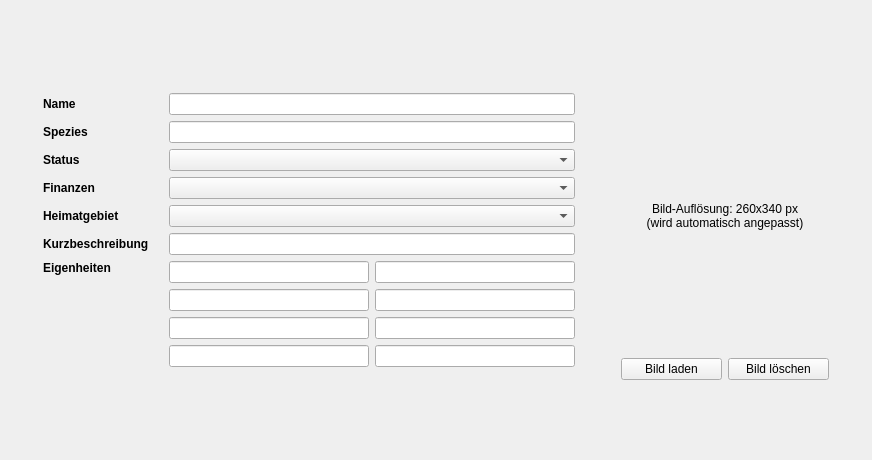
<?xml version="1.0" encoding="UTF-8"?>
<ui version="4.0">
 <class>formBeschreibung</class>
 <widget class="QWidget" name="formBeschreibung">
  <property name="geometry">
   <rect>
    <x>0</x>
    <y>0</y>
    <width>872</width>
    <height>460</height>
   </rect>
  </property>
  <property name="windowTitle">
   <string>Beschreibung</string>
  </property>
  <layout class="QGridLayout" name="gridLayout_3">
   <item row="0" column="0">
    <layout class="QGridLayout" name="gridLayout">
     <property name="sizeConstraint">
      <enum>QLayout::SizeConstraint::SetDefaultConstraint</enum>
     </property>
     <item row="1" column="2">
      <widget class="QLineEdit" name="editName"/>
     </item>
     <item row="3" column="1">
      <widget class="QLabel" name="labelStatus">
       <property name="font">
        <font>
         <bold>true</bold>
        </font>
       </property>
       <property name="text">
        <string>Status</string>
       </property>
       <property name="class" stdset="0">
        <string>h4</string>
       </property>
      </widget>
     </item>
     <item row="6" column="2">
      <widget class="QLineEdit" name="editKurzbeschreibung"/>
     </item>
     <item row="0" column="1">
      <spacer name="verticalSpacer_7">
       <property name="orientation">
        <enum>Qt::Orientation::Vertical</enum>
       </property>
       <property name="sizeHint" stdset="0">
        <size>
         <width>20</width>
         <height>40</height>
        </size>
       </property>
      </spacer>
     </item>
     <item row="1" column="3">
      <spacer name="horizontalSpacer_3">
       <property name="orientation">
        <enum>Qt::Orientation::Horizontal</enum>
       </property>
       <property name="sizeType">
        <enum>QSizePolicy::Policy::Fixed</enum>
       </property>
       <property name="sizeHint" stdset="0">
        <size>
         <width>40</width>
         <height>20</height>
        </size>
       </property>
      </spacer>
     </item>
     <item row="1" column="5">
      <spacer name="horizontalSpacer_2">
       <property name="orientation">
        <enum>Qt::Orientation::Horizontal</enum>
       </property>
       <property name="sizeType">
        <enum>QSizePolicy::Policy::Preferred</enum>
       </property>
       <property name="sizeHint" stdset="0">
        <size>
         <width>150</width>
         <height>20</height>
        </size>
       </property>
      </spacer>
     </item>
     <item row="8" column="1">
      <spacer name="verticalSpacer">
       <property name="orientation">
        <enum>Qt::Orientation::Vertical</enum>
       </property>
       <property name="sizeType">
        <enum>QSizePolicy::Policy::Expanding</enum>
       </property>
       <property name="sizeHint" stdset="0">
        <size>
         <width>20</width>
         <height>40</height>
        </size>
       </property>
      </spacer>
     </item>
     <item row="4" column="1">
      <widget class="QLabel" name="labelFinanzen">
       <property name="font">
        <font>
         <bold>true</bold>
        </font>
       </property>
       <property name="text">
        <string>Finanzen</string>
       </property>
       <property name="class" stdset="0">
        <string>h4</string>
       </property>
      </widget>
     </item>
     <item row="3" column="2">
      <widget class="QComboBox" name="comboStatus">
       <property name="currentIndex">
        <number>-1</number>
       </property>
       <property name="maxVisibleItems">
        <number>5</number>
       </property>
       <property name="minimumContentsLength">
        <number>0</number>
       </property>
      </widget>
     </item>
     <item row="7" column="2">
      <layout class="QGridLayout" name="gridLayout_2">
       <item row="0" column="1">
        <widget class="QLineEdit" name="editEig2">
         <property name="minimumSize">
          <size>
           <width>200</width>
           <height>0</height>
          </size>
         </property>
        </widget>
       </item>
       <item row="1" column="0">
        <widget class="QLineEdit" name="editEig3">
         <property name="minimumSize">
          <size>
           <width>200</width>
           <height>0</height>
          </size>
         </property>
        </widget>
       </item>
       <item row="3" column="1">
        <widget class="QLineEdit" name="editEig8">
         <property name="minimumSize">
          <size>
           <width>200</width>
           <height>0</height>
          </size>
         </property>
        </widget>
       </item>
       <item row="2" column="1">
        <widget class="QLineEdit" name="editEig6">
         <property name="minimumSize">
          <size>
           <width>200</width>
           <height>0</height>
          </size>
         </property>
        </widget>
       </item>
       <item row="3" column="0">
        <widget class="QLineEdit" name="editEig7">
         <property name="minimumSize">
          <size>
           <width>200</width>
           <height>0</height>
          </size>
         </property>
        </widget>
       </item>
       <item row="0" column="0">
        <widget class="QLineEdit" name="editEig1">
         <property name="minimumSize">
          <size>
           <width>200</width>
           <height>0</height>
          </size>
         </property>
        </widget>
       </item>
       <item row="2" column="0">
        <widget class="QLineEdit" name="editEig5">
         <property name="minimumSize">
          <size>
           <width>200</width>
           <height>0</height>
          </size>
         </property>
        </widget>
       </item>
       <item row="1" column="1">
        <widget class="QLineEdit" name="editEig4">
         <property name="minimumSize">
          <size>
           <width>200</width>
           <height>0</height>
          </size>
         </property>
        </widget>
       </item>
      </layout>
     </item>
     <item row="1" column="0">
      <spacer name="horizontalSpacer">
       <property name="orientation">
        <enum>Qt::Orientation::Horizontal</enum>
       </property>
       <property name="sizeType">
        <enum>QSizePolicy::Policy::Preferred</enum>
       </property>
       <property name="sizeHint" stdset="0">
        <size>
         <width>150</width>
         <height>20</height>
        </size>
       </property>
      </spacer>
     </item>
     <item row="6" column="1">
      <widget class="QLabel" name="labelKurzbeschreibung">
       <property name="minimumSize">
        <size>
         <width>120</width>
         <height>0</height>
        </size>
       </property>
       <property name="font">
        <font>
         <bold>true</bold>
        </font>
       </property>
       <property name="text">
        <string>Kurzbeschreibung</string>
       </property>
       <property name="class" stdset="0">
        <string>h4</string>
       </property>
      </widget>
     </item>
     <item row="2" column="2">
      <widget class="QLineEdit" name="editSpezies"/>
     </item>
     <item row="7" column="1">
      <widget class="QLabel" name="labelEigenheiten">
       <property name="font">
        <font>
         <bold>true</bold>
        </font>
       </property>
       <property name="text">
        <string>Eigenheiten</string>
       </property>
       <property name="alignment">
        <set>Qt::AlignmentFlag::AlignLeading|Qt::AlignmentFlag::AlignLeft|Qt::AlignmentFlag::AlignTop</set>
       </property>
       <property name="class" stdset="0">
        <string>h4</string>
       </property>
      </widget>
     </item>
     <item row="1" column="1">
      <widget class="QLabel" name="labelName">
       <property name="font">
        <font>
         <bold>true</bold>
        </font>
       </property>
       <property name="text">
        <string>Name</string>
       </property>
       <property name="class" stdset="0">
        <string>h4</string>
       </property>
      </widget>
     </item>
     <item row="2" column="1">
      <widget class="QLabel" name="labelSpezies">
       <property name="font">
        <font>
         <bold>true</bold>
        </font>
       </property>
       <property name="text">
        <string>Spezies</string>
       </property>
       <property name="class" stdset="0">
        <string>h4</string>
       </property>
      </widget>
     </item>
     <item row="4" column="2">
      <widget class="QComboBox" name="comboFinanzen">
       <property name="currentIndex">
        <number>-1</number>
       </property>
       <property name="maxVisibleItems">
        <number>5</number>
       </property>
      </widget>
     </item>
     <item row="5" column="2">
      <widget class="QComboBox" name="comboHeimat"/>
     </item>
     <item row="5" column="1">
      <widget class="QLabel" name="labelHeimat">
       <property name="font">
        <font>
         <bold>true</bold>
        </font>
       </property>
       <property name="text">
        <string>Heimatgebiet</string>
       </property>
       <property name="class" stdset="0">
        <string>h4</string>
       </property>
      </widget>
     </item>
     <item row="0" column="4" rowspan="9">
      <layout class="QVBoxLayout" name="verticalLayout">
       <item>
        <spacer name="horizontalSpacer_4">
         <property name="orientation">
          <enum>Qt::Orientation::Vertical</enum>
         </property>
         <property name="sizeHint" stdset="0">
          <size>
           <width>0</width>
           <height>40</height>
          </size>
         </property>
        </spacer>
       </item>
       <item>
        <widget class="QLabel" name="labelImage">
         <property name="minimumSize">
          <size>
           <width>208</width>
           <height>272</height>
          </size>
         </property>
         <property name="maximumSize">
          <size>
           <width>208</width>
           <height>272</height>
          </size>
         </property>
         <property name="toolTip">
          <string>&lt;html&gt;&lt;head/&gt;&lt;body&gt;&lt;p&gt;Das Bild wird im Sephrasto-Hauptfenster für die Schnellade-Funktion verwendet und im Charakterbogen ausgegeben. Hinweis: Der Standard Charakterbogen hat keinen Platz für ein Bild. Wechsle im Info-Tab auf den &quot;Standardbogen mit Bild statt SchiP&quot; oder einen der anderen Bögen.&lt;/p&gt;&lt;/body&gt;&lt;/html&gt;</string>
         </property>
         <property name="text">
          <string>Bild-Auflösung: 260x340 px
(wird automatisch angepasst)</string>
         </property>
         <property name="alignment">
          <set>Qt::AlignmentFlag::AlignCenter</set>
         </property>
         <property name="wordWrap">
          <bool>true</bool>
         </property>
        </widget>
       </item>
       <item>
        <layout class="QHBoxLayout" name="horizontalLayout">
         <item>
          <widget class="QPushButton" name="buttonLoadImage">
           <property name="text">
            <string>Bild laden</string>
           </property>
          </widget>
         </item>
         <item>
          <widget class="QPushButton" name="buttonDeleteImage">
           <property name="text">
            <string>Bild löschen</string>
           </property>
          </widget>
         </item>
        </layout>
       </item>
       <item>
        <spacer name="horizontalSpacer_5">
         <property name="orientation">
          <enum>Qt::Orientation::Vertical</enum>
         </property>
         <property name="sizeHint" stdset="0">
          <size>
           <width>0</width>
           <height>40</height>
          </size>
         </property>
        </spacer>
       </item>
      </layout>
     </item>
    </layout>
   </item>
  </layout>
 </widget>
 <tabstops>
  <tabstop>editSpezies</tabstop>
  <tabstop>comboStatus</tabstop>
  <tabstop>comboFinanzen</tabstop>
  <tabstop>comboHeimat</tabstop>
  <tabstop>editKurzbeschreibung</tabstop>
  <tabstop>editEig1</tabstop>
  <tabstop>editEig3</tabstop>
  <tabstop>editEig5</tabstop>
  <tabstop>editEig7</tabstop>
  <tabstop>editEig2</tabstop>
  <tabstop>editEig4</tabstop>
  <tabstop>editEig6</tabstop>
  <tabstop>editEig8</tabstop>
 </tabstops>
 <resources/>
 <connections/>
</ui>
